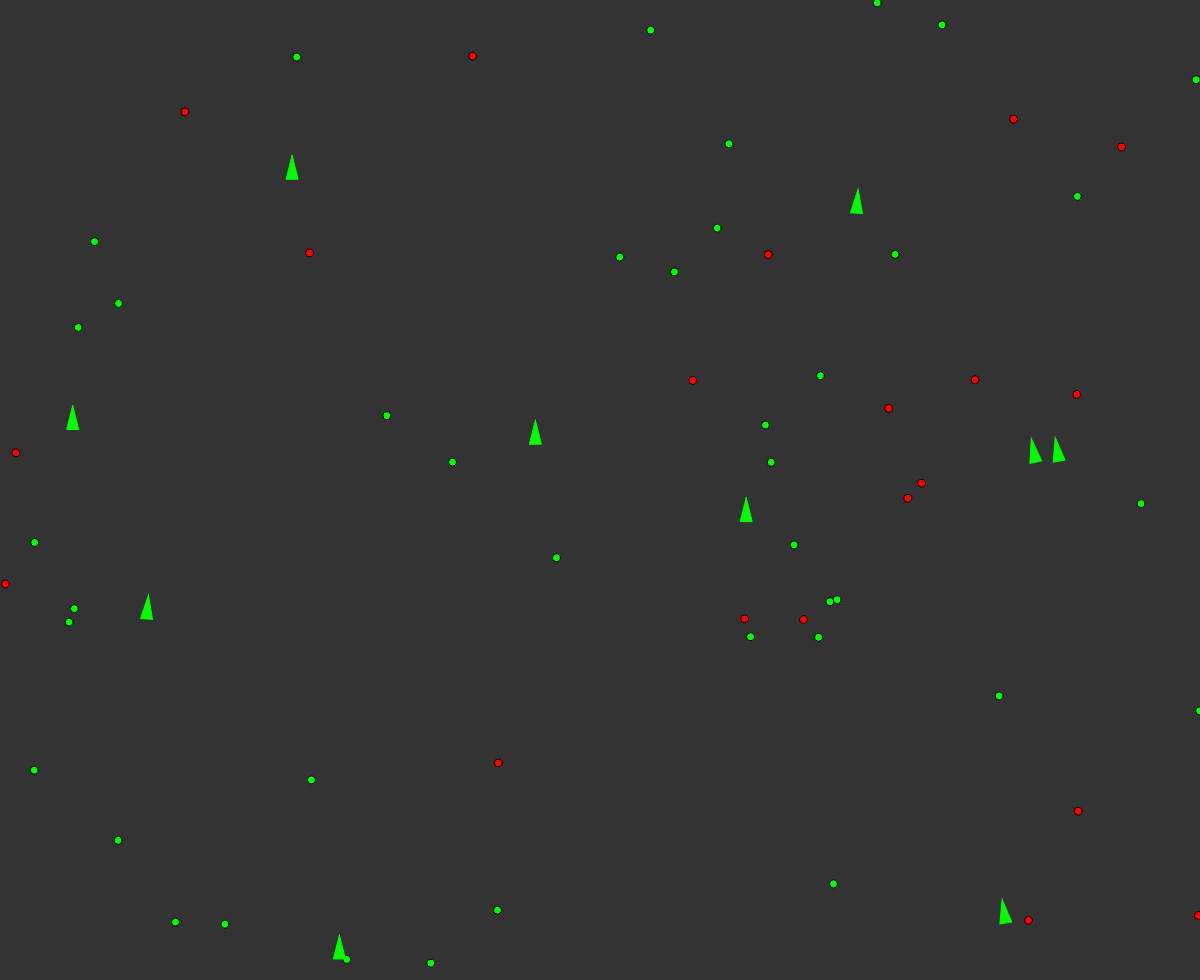
Frame 1 (no input)
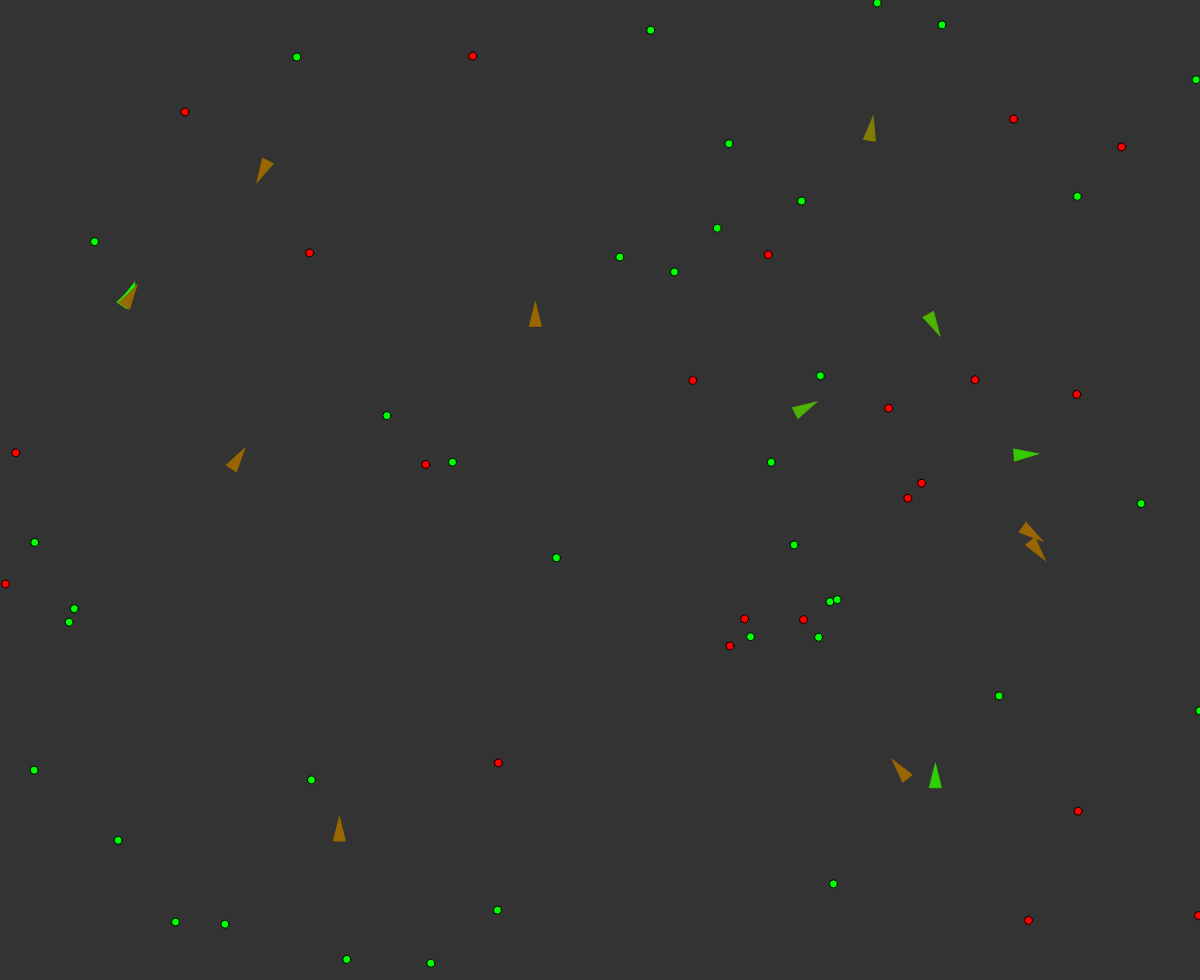
Frame 60 (no input)
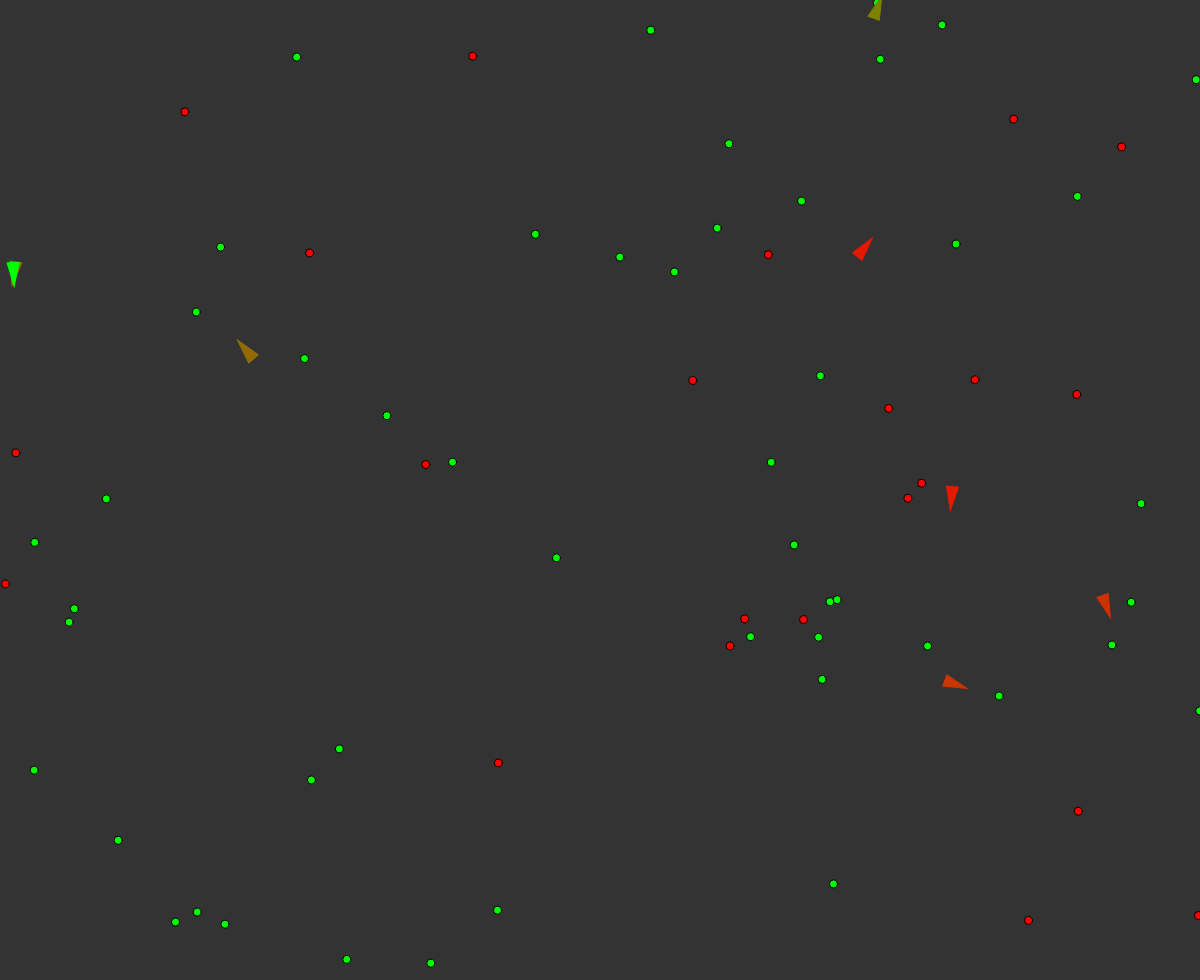
Frame 120 (the mouse pressed at the canvas centre since frame 60)

The p5.js sketch that drew these frames (run headless with seeded random() and noise() and a simulated clock; from frame 60 on, the mouse is pressed at the canvas centre):

// p5.js sketch
// ── sketch.js
"use strict";

var vehicles = [];
var food = [];
var poison = [];
var debug;

function setup() {
  createCanvas(windowWidth, windowHeight - 20);

  // create vehicles on canvas
  for (var i = 0; i < 10; i++) {
    x = random(width);
    y = random(height);
    vehicles[i] = new Vehicle(x, y);
  }

  // make food on canvas
  for (var i = 0; i < 40; i++) {
    var x = random(width);
    var y = random(height);
    food.push(createVector(x, y));
  }

  // maake poison on canvas
  for (var i = 0; i < 20; i++) {
    var x = random(width);
    var y = random(height);
    poison.push(createVector(x, y));
  }
  debug = createCheckbox();
}

// add more vehicles on canvas
function mouseDragged() {
  vehicles.push(new Vehicle(mouseX, mouseY));
}
/**
 * DRAW FUNCTION
 **/
function draw() {
  background(51);
  fill(255);

  // add food randomly on canvas
  if (random(1) < 0.1) {
    // フレームごとに乱数を生成、0.1以下だったらfood生成
    var x = random(width);
    var y = random(height);
    food.push(createVector(x, y));
  }
  // フレームごとに乱数を生成、0.1以下だったらpoison生成
  if (random(1) < 0.01) {
    var x = random(width);
    var y = random(height);
    poison.push(createVector(x, y));
  }

  // foodをcanvasに描く
  for (let i = 0; i < food.length; i++) {
    fill(0, 255, 0);
    ellipse(food[i].x, food[i].y, 8, 8);
  }
  // poisonをcanvasに描く
  for (let i = 0; i < poison.length; i++) {
    fill(255, 0, 0);
    ellipse(poison[i].x, poison[i].y, 8, 8);
  }

  // forを逆ループにするのは、dead時にspliceするときに起こるエラーを回避するため
  for (var i = vehicles.length - 1; i >= 0; i--) {
    vehicles[i].boundaries();
    vehicles[i].behaviors(food, poison); // eatした時の行動
    vehicles[i].update();
    vehicles[i].display();

    // 条件が合えばcloneを生成
    var newVehicle = vehicles[i].clone();
    if (newVehicle != null) {
      vehicles.push(newVehicle);
    }

    // deadだったらspliceする
    if (vehicles[i].dead()) {
      var x = vehicles[i].position.x;
      var y = vehicles[i].position.y;
      food.push(createVector(x, y));
      vehicles.splice(i, 1);
    }
  }
}

// ── vehicle.js
var mr = 0.01; // mutation rate - 1%の確率でdnaを変化

function Vehicle(x, y, dna) {
  this.acceleration = createVector(0, 0); // 加速
  this.velocity = createVector(0, -2); // 速さ
  this.position = createVector(x, y); // 場所
  this.r = 6; // vehicleの大きさ
  this.maxspeed = 3;
  this.maxforce = 0.3;

  this.health = 1; // 体力(health)の初期値　フレームごとに減衰

  //各vehicleが持っているDNA（性質）をArrayに設定
  this.dna = [];
  // dna=undefined - new Vehicle時にdnaが渡されなかったら
  // dna[]の初期値を設定
  if (dna === undefined) {
    // food weight - foodに向かうベクトル(steerG)強さ
    this.dna[0] = random(-2, 2);
    // poison weight - poisionに向かうベクトル(steerB)強さ
    this.dna[1] = random(-2, 2);
    // food perception - foodが見える範囲(視界)
    this.dna[2] = random(0, 100);
    // poison perception - perceptionが見える範囲(視界)
    this.dna[3] = random(0, 100);
  } else {
    // すでにdnaを持っている(cloneされた new Vehicle)場合
    // 各dna値をコピーする
    // その際、mr(mutation rate)に応じた突然変異を起こす
    this.dna[0] = dna[0];
    if (random(1) < mr) {
      this.dna[0] += random(-0.1, 0.1);
    }
    this.dna[1] = dna[1];
    if (random(1) < mr) {
      this.dna[1] += random(-0.1, 0.1);
    }
    this.dna[2] = dna[2];
    if (random(2) < mr) {
      this.dna[0] += random(-10, 10);
    }
    this.dna[3] = dna[3];
    if (random(3) < mr) {
      this.dna[1] += random(-10, 10);
    }
  }

  /**
   * UPDATE FUNC
   **/
  // Method to update location
  this.update = function() {
    this.health -= 0.01; // フレームごとに0.01 healthが減衰

    // Update velocity
    this.velocity.add(this.acceleration);
    // Limit speed
    this.velocity.limit(this.maxspeed);
    this.position.add(this.velocity);
    // Reset accelerationelertion to 0 each cycle
    this.acceleration.mult(0);
  };

  /**
   * BEHAVIORS Func
   * vehicleがeatした時のbehavior(action)を設定
   **/
  this.behaviors = function(good, bad) {
    // good = food Array / bad = poison Array
    // 0.3 = nutrition(栄養)  - healthに足される nutritionの量
    // dna[2] = food perception(food視界)をeat渡す
    var steerG = this.eat(good, 0.3, this.dna[2]);
    var steerB = this.eat(bad, -0.7, this.dna[3]);

    steerG.mult(this.dna[0]);
    steerB.mult(this.dna[1]);

    this.applyForce(steerG);
    this.applyForce(steerB);
  };

  this.applyForce = function(force) {
    // We could add mass here if we want A = F / M
    this.acceleration.add(force);
  };

  /**
   * CLONE
   **/
  this.clone = function() {
    if (random(1) < 0.005) {
      // フレームごとに0.5%の確率でクローンを生成
      return new Vehicle(this.position.x, this.position.y, this.dna);
    } else {
      return null;
    }
  };

  /**
   * EAT Func
   **/
  this.eat = function(list, nutrition, perception) {
    var record = Infinity;
    var closest = null;
    for (var i = list.length - 1; i >= 0; i--) {
      // d = vehicleからfood/positionの距離(distance)
      var d = this.position.dist(list[i]);

      // d(distance)がmaxspeed以下(エラー回避のため)
      if (d < this.maxspeed) {
        list.splice(i, 1); // food/poisonを消す(eatする)
        this.health += nutrition; // food/poison値がhealthの増減に影響
      } else {
        if (d < record && d < perception) {
          record = d;
          closest = list[i];
        }
      }
    }

    // This is the moment of eating
    if (closest != null) {
      return this.seek(closest);
    }

    return createVector(0, 0);
  };

  /**
   * SEEK FUNC
   **/
  // A method that calculates a steering force towards a target
  // STEER = DESIRED MINUS VELOCITY
  this.seek = function(target) {
    var desired = p5.Vector.sub(target, this.position); // A vector pointing from the location to the target

    // Scale to maximum speed
    desired.setMag(this.maxspeed);

    // Steering = Desired minus velocity
    var steer = p5.Vector.sub(desired, this.velocity);
    steer.limit(this.maxforce); // Limit to maximum steering force

    return steer;
    // this.applyForce(steer);
  };

  this.dead = function() {
    return this.health < 0;
  };

  /**
   * DISPLAY FUNC
   **/
  this.display = function() {
    // 三角形を描画
    var theta = this.velocity.heading() + PI / 2; // 三角形の向きを調整

    push();
    translate(this.position.x, this.position.y);
    rotate(theta);

    if (debug.checked()) {
      // 緑の線(poison weight)を引く
      strokeWeight(3);
      stroke(0, 255, 0); //緑
      noFill();
      line(0, 0, 0, -this.dna[0] * 25); //線を引く
      ellipse(0, 0, this.dna[2] * 2, this.dna[2] * 2); // perspective(視界)の丸を描く
      // 赤い線(food weight)を引く
      strokeWeight(2);
      stroke(255, 0, 0); //赤
      line(0, 0, 0, -this.dna[1] * 25);
      ellipse(0, 0, this.dna[3] * 2, this.dna[3] * 2); // perspective(視界)の丸を描く
    }

    // health値によってvehicleの色設定
    var gr = color(0, 255, 0); //緑
    var rd = color(255, 0, 0); // 赤
    //lerpColorは rd から gr に this.healthの値によってmixする
    var col = lerpColor(rd, gr, this.health);

    fill(col);
    stroke(col);
    strokeWeight(1);
    beginShape();
    vertex(0, -this.r * 2);
    vertex(-this.r, this.r * 2);
    vertex(this.r, this.r * 2);
    endShape(CLOSE);

    pop();
  };

  /**
   * BOUNDARIES FUNC
   * 画面外に出てしまったときの対処
   **/
  this.boundaries = function() {
    var desired = null; // 壁を避ける向きのベクトル(強さ)
    var d = 25; // d = edgeからのdistance

    if (this.position.x < d) {
      // もし左端に近づいたら
      desired = createVector(this.maxspeed, this.velocity.y);
    } else if (this.position.x > width - d) {
      //もし右端に近づいたら
      desired = createVector(-this.maxspeed, this.velocity.y);
    }

    if (this.position.y < d) {
      // もし画面上に近づいたら
      desired = createVector(this.velocity.x, this.maxspeed);
    } else if (this.position.y > height - d) {
      // もし画面下に近づいたら
      desired = createVector(this.velocity.x, -this.maxspeed);
    }

    // 上記の条件(画面端)にいた場合
    if (desired !== null) {
      desired.normalize();
      desired.mult(this.maxspeed);
      var steer = p5.Vector.sub(desired, this.velocity);
      steer.limit(this.maxforce);
      this.applyForce(steer);
    }
  };
}
